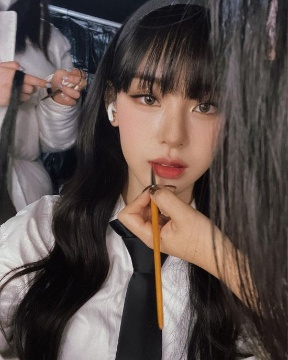
//> input picture etc/etcMH/Image_Processing/noze.jpg, 288 x 360 px
$ ./Homework3-1   (built with g++ and OpenCV 4)
//> lines starting //> are read from the running program, lines starting //| are printed output that depends on the picture
// Bluring and Sharpening Program

#include <opencv2/opencv.hpp>
#include <iostream>
using namespace std;

void filter(cv::Mat, cv::Mat&, cv::Mat);

int main()
{
    // 이미지 읽어오기 및 예외처리
    cv::Mat image = cv::imread("noze.jpg", cv::IMREAD_COLOR);
//> image is the input picture: 360 rows x 288 cols, CV_8UC3; mean B, G, R 75.1, 78.6, 90.6
    CV_Assert(image.data);

    float data_bluring[] = {
        1 / 9.f, 1 / 9.f, 1 / 9.f,
        1 / 9.f, 1 / 9.f, 1 / 9.f,
        1 / 9.f, 1 / 9.f, 1 / 9.f};

    float data_sharpening[] = {
        0, -1, 0,
        -1, 5, -1,
        0, -1, 0};

    cv::Mat mask_blur(3, 3, CV_32F, data_bluring);
    cv::Mat mask_sharp(3, 3, CV_32F, data_sharpening);
    cv::Mat bluring[3], sharpening[3];
    cv::Mat blur, sharp;

    cv::Mat bgr_arr[3];
    cv::split(image, bgr_arr); // 0부터 2까지 BGR 순서로 image file split
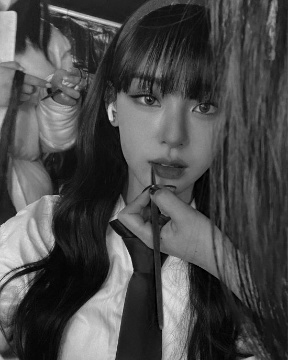
//> bgr_arr[0]: 360 rows x 288 cols, CV_8UC1; min 0, max 241, mean 75.1
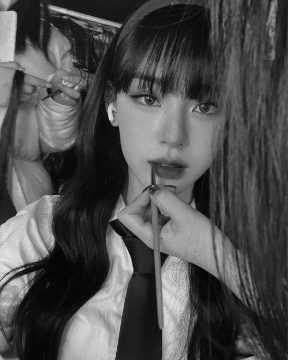
//> bgr_arr[1]: 360 rows x 288 cols, CV_8UC1; min 0, max 233, mean 78.6
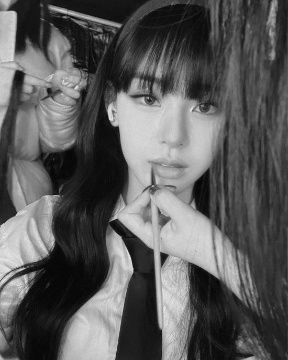
//> bgr_arr[2]: 360 rows x 288 cols, CV_8UC1; min 2, max 233, mean 90.6

    // Filtering 수행 및 image 병합
    filter(bgr_arr[0], bluring[0], mask_blur);
    filter(bgr_arr[1], bluring[1], mask_blur);
    filter(bgr_arr[2], bluring[2], mask_blur);
//> after the loop in filter (call 3), `for (int i = h_m.y; i < img.rows - h_m.y; i++)`:
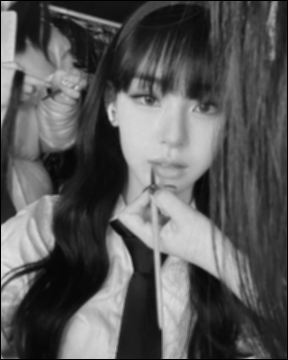
//> dst: 360 rows x 288 cols, CV_32FC1; min 0, max 223.4, mean 89.5

    filter(bgr_arr[0], sharpening[0], mask_sharp);
//> after the loop in filter (call 4), `for (int i = h_m.y; i < img.rows - h_m.y; i++)`:
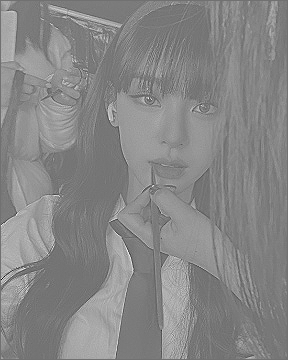
//> dst: 360 rows x 288 cols, CV_32FC1; min -400, max 496, mean 74; drawn with min black and max white
    filter(bgr_arr[1], sharpening[1], mask_sharp);
    filter(bgr_arr[2], sharpening[2], mask_sharp);

    merge(bluring, 3, blur);
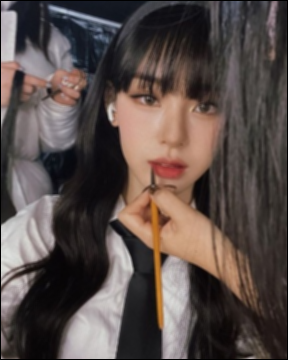
//> blur: 360 rows x 288 cols, CV_32FC3; mean B, G, R 74, 77.6, 89.5
    merge(sharpening, 3, sharp);

    // 병합된 Mat 클래스를 uchar 형식으로 변환
    blur.convertTo(blur, CV_8U);
//> blur: 360 rows x 288 cols, CV_8UC3
    sharp.convertTo(sharp, CV_8U);
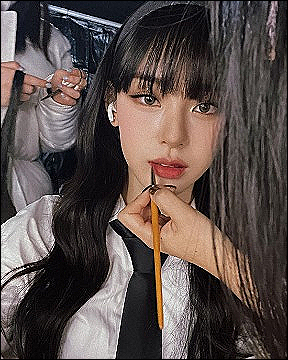
//> sharp: 360 rows x 288 cols, CV_8UC3; mean B, G, R 74.9, 78.4, 90

    cv::imshow("Original", image);
    cv::imshow("blur", blur);
    cv::imshow("sharp", sharp);
    cv::waitKey(0);

    return 0;

}

void filter(cv::Mat img, cv::Mat &dst, cv::Mat mask)
{
    dst = cv::Mat(img.size(), CV_32F, cv::Scalar(0));
    cv::Point h_m = mask.size() / 2;

    for (int i = h_m.y; i < img.rows - h_m.y; i++){
        for (int j = h_m.x; j < img.cols - h_m.y; j++){
            float sum = 0;
            for (int u = 0; u < mask.rows; u++){
                for (int v = 0; v < mask.cols; v++){
                    int y = i + u - h_m.y;
                    int x = j + v - h_m.x;
                    sum += mask.at<float>(u,v) * img.at<uchar>(y,x);
                }
            }
            dst.at<float>(i,j) = sum;
        }
    }
}

$ run again, with etc/etcMH/Image_Processing/Homework2-2,3_capture.png saved as etc/etcMH/Image_Processing/noze.jpg
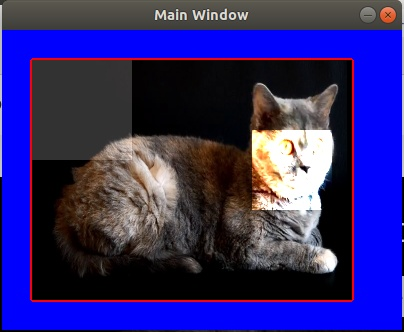
//> input picture etc/etcMH/Image_Processing/Homework2-2,3_capture.png, 404 x 332 px
//> image is the input picture: 332 rows x 404 cols, CV_8UC3; mean B, G, R 114.4, 39.8, 48
//> after the loop in filter (call 6), `for (int i = h_m.y; i < img.rows - h_m.y; i++)`:
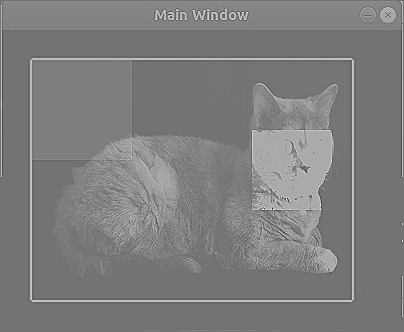
//> dst: 332 rows x 404 cols, CV_32FC1; min -533, max 646, mean 47; drawn with min black and max white
//> `sharp.convertTo(sharp, CV_8U);`:
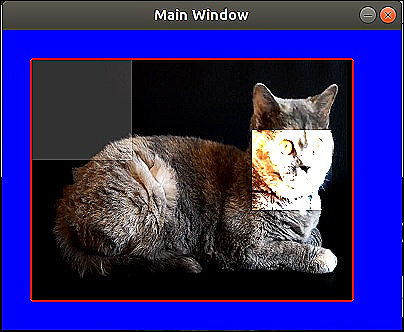
//> sharp: 332 rows x 404 cols, CV_8UC3; mean B, G, R 113.7, 40.1, 47.4

$ run again, with etc/etcMH/Image_Processing/Homework2-2_capture.png saved as etc/etcMH/Image_Processing/noze.jpg
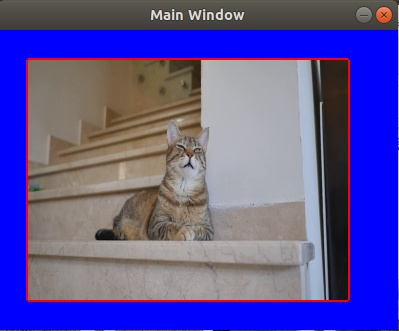
//> input picture etc/etcMH/Image_Processing/Homework2-2_capture.png, 399 x 331 px
//> image is the input picture: 331 rows x 399 cols, CV_8UC3; mean B, G, R 156, 82.5, 91.3
//> after the loop in filter (call 6), `for (int i = h_m.y; i < img.rows - h_m.y; i++)`:
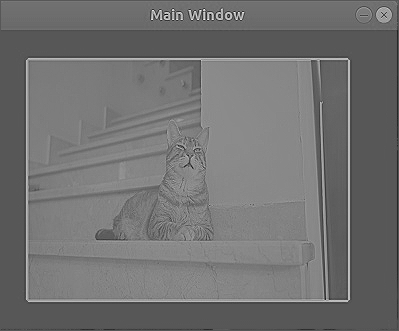
//> dst: 331 rows x 399 cols, CV_32FC1; min -301, max 578, mean 89.7; drawn with min black and max white
//> `sharp.convertTo(sharp, CV_8U);`:
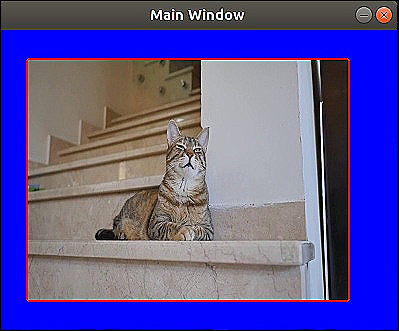
//> sharp: 331 rows x 399 cols, CV_8UC3; mean B, G, R 154.3, 82.5, 90.5

$ run again, with etc/etcMH/Image_Processing/Homework2-4_capture.png saved as etc/etcMH/Image_Processing/noze.jpg
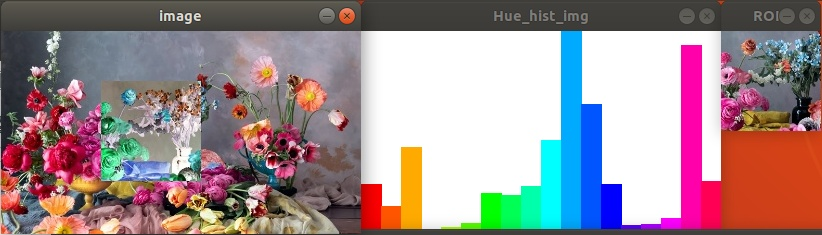
//> input picture etc/etcMH/Image_Processing/Homework2-4_capture.png, 822 x 235 px
//> image is the input picture: 235 rows x 822 cols, CV_8UC3; mean B, G, R 144.1, 140.5, 156.6
//> `sharp.convertTo(sharp, CV_8U);`:
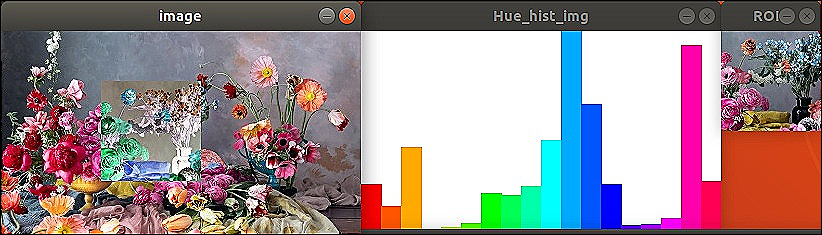
//> sharp: 235 rows x 822 cols, CV_8UC3; mean B, G, R 144.1, 140.6, 154.6
